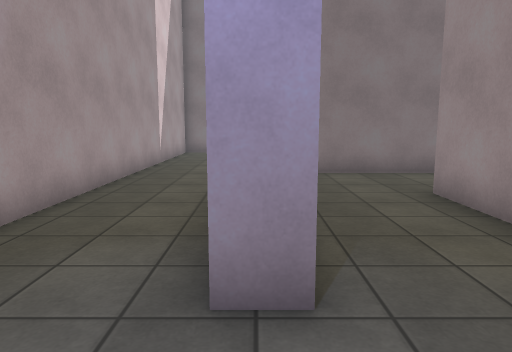
View 1 (above)

24 first-person views from a walk through a 3-D level made in the Unity game engine. The camera is 1.4 m above the floor, tilts 8° down and sees 70° across. The floor is counted in squares, 1 m on a side. Each view is taken from the middle of a square. On the plan, view 1 faces up. The plan holds only what a view shows up to about 16 squares ahead; the rest is blank. The place goes on beyond the plan. The player is left out. Some surface patterns are stand-ins.

View 2
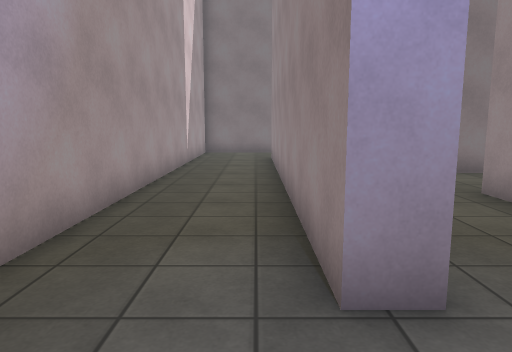

View 3
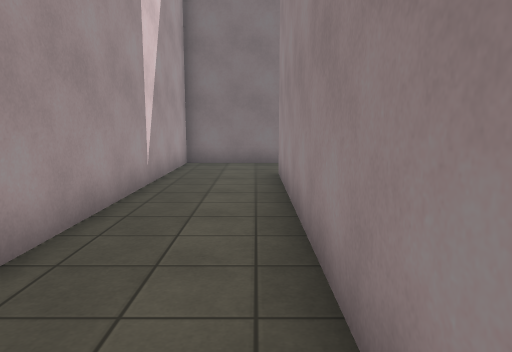

View 4
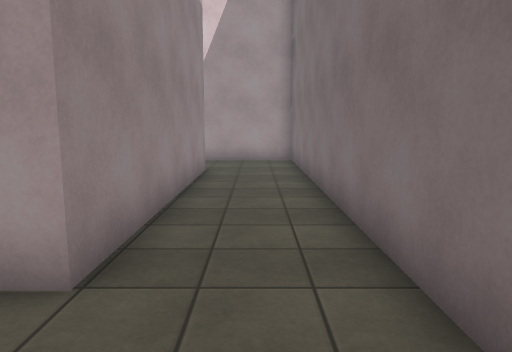

View 5
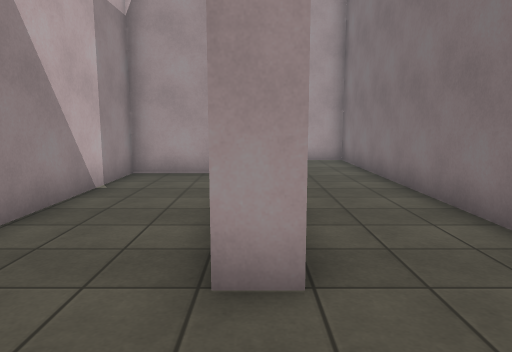

View 6
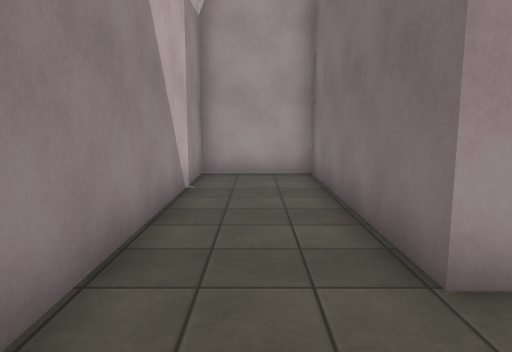

View 7
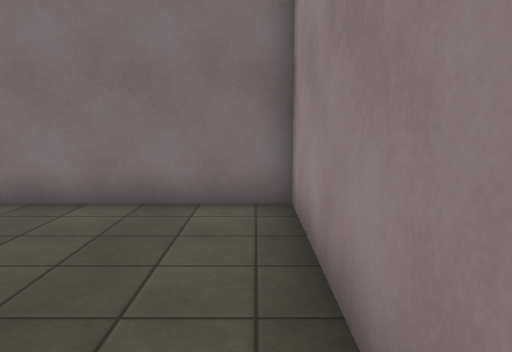

View 8
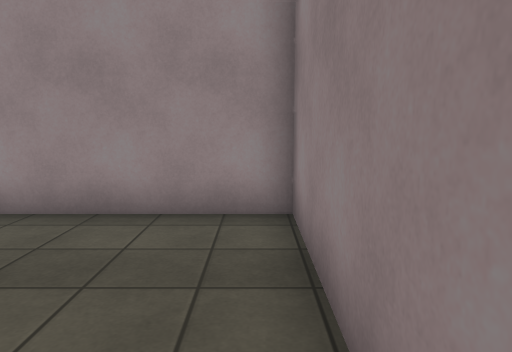

View 9
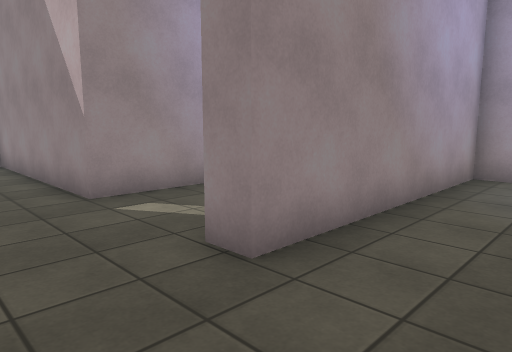

View 10
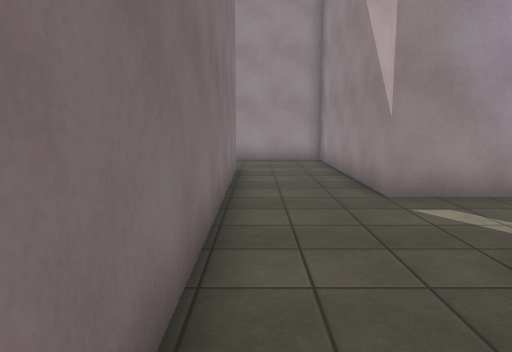

View 11
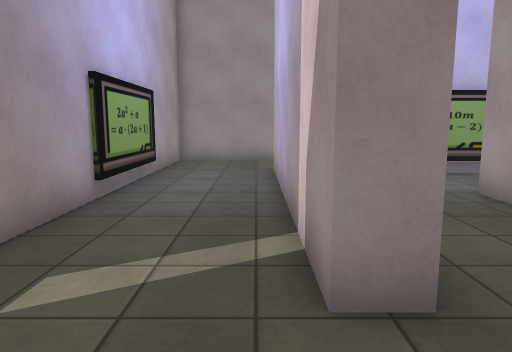

View 12
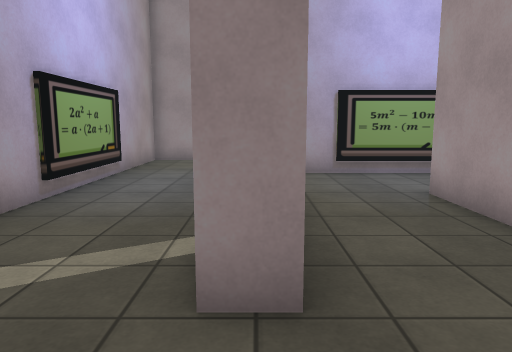

View 13
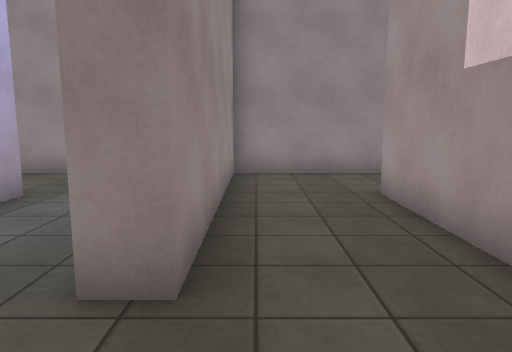

View 14
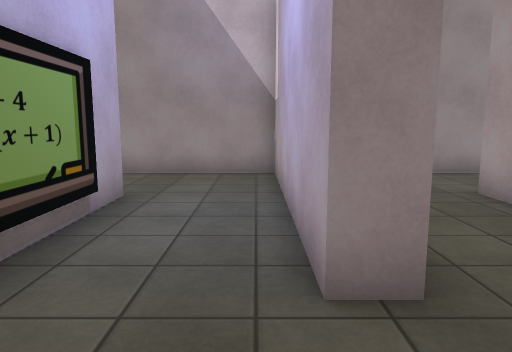

View 15
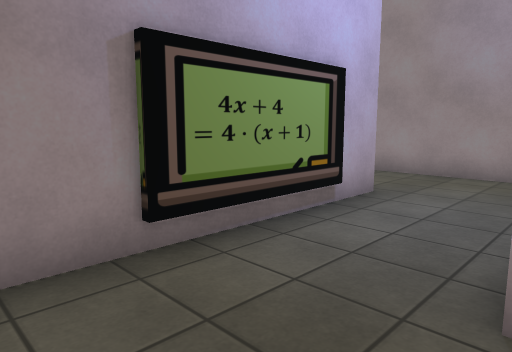

View 16
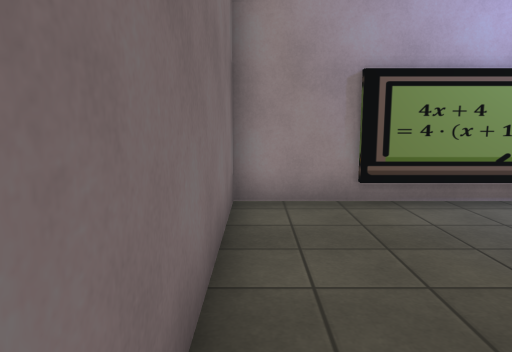

View 17
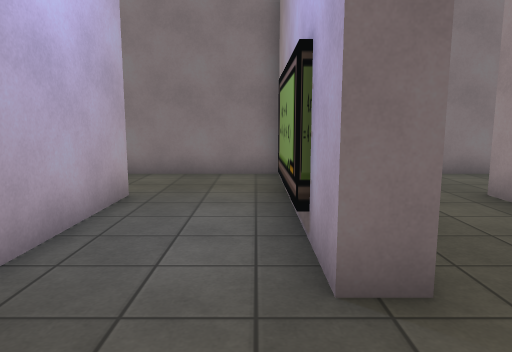

View 18
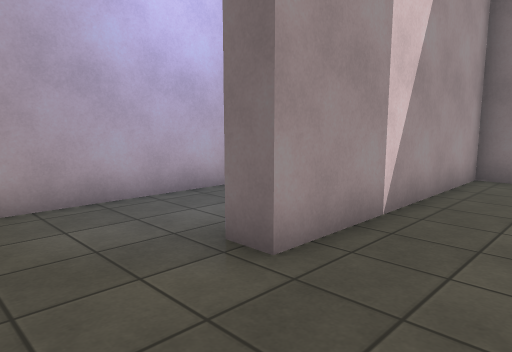

View 19
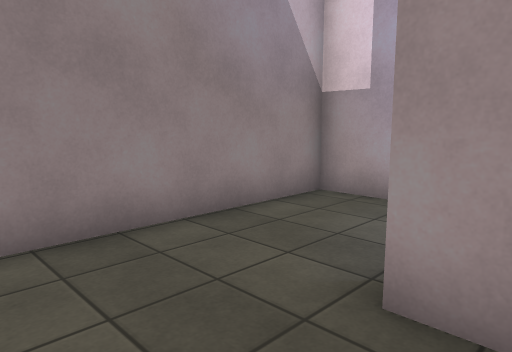

View 20
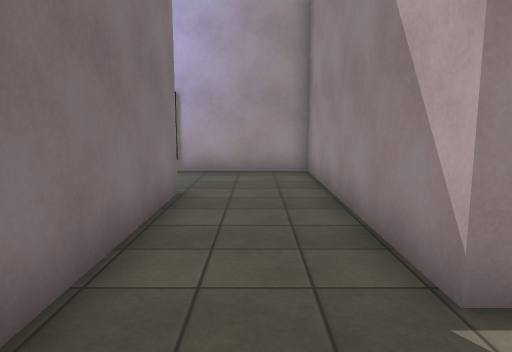

View 21
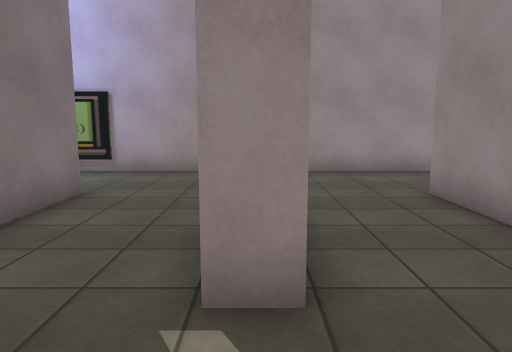

View 22
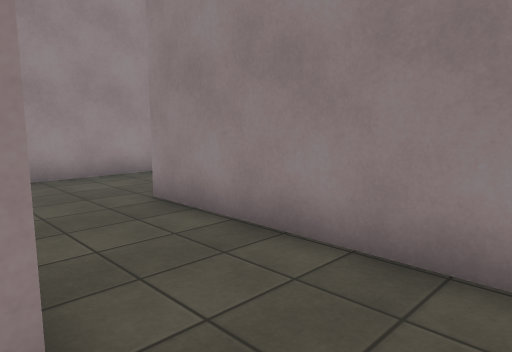

View 23
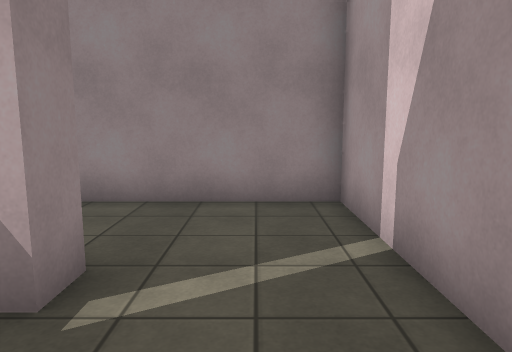

View 24
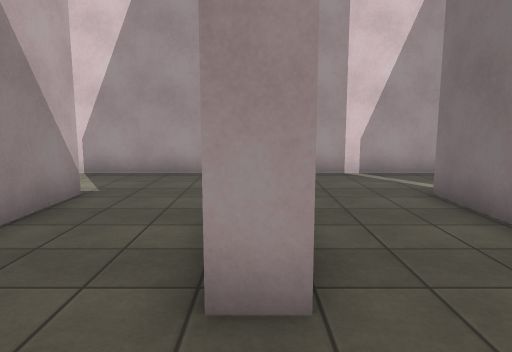

### Floor plan
Points are (right, up) in squares from view 1. A wall is a line through its corners. A room is listed if a view was taken in it or the views show most of it. See-through windows are left out.
Room 1 (views 1, 2, 3, 4, 5, 6, 7, 8, 9, 10, 11, 12, 13, 14, 15, 16, 17, 18, 19, 20, 21, 22, 23, 24)
walls: (0.4, 5.1) (0.4, 2.6) (-0.4, 2.6) (-0.4, 15.4) (8, 15.4) (8, 14.6) (0.4, 14.6) (0.4, 11.4) (11.6, 11.4) (11.6, 18.4) (-3.6, 18.4) (-3.6, 3.5); (-1.6, -0.5) (3.6, -0.5) (3.6, 7.4) (4.4, 7.4) (4.4, -1.4) (-0.9, -1.4); (2, -5.4) (-0.4, -5.4) (-0.4, -4.6) (8, -4.6) (8, 7.4) (15.6, 7.4) (15.6, 15.2) (16.4, 15.2) (16.4, 7.4) (22.4, 7.4); (-3.6, -3.8) (-3.6, -8.6) (4.4, -8.6) (4.4, -9.5); (12.4, 14.5) (12.4, 10.6) (1.8, 10.6); (8, -10.6) (8, -6.5); (-3.6, -10.5) (-3.6, -14.2); (-0.4, -12.6) (2.1, -12.6); (21.2, 18.4) (20.4, 18.4) (20.4, 10.8) (19.6, 10.8) (19.6, 18.4) (13.5, 18.4)

Positions as (right, up) in squares from view 1, and headings:
1: (0, 0), facing up
2: (-1, 0), facing up
3: (-1, 5), facing up
4: (11, 17), facing left
5: (11, 15), facing left
6: (11, 13), facing left
7: (11, 12), facing up
8: (6, 12), facing right
9: (1, 10), facing down-right
10: (1, 10), facing right
11: (5, 10), facing down
12: (4, 10), facing down
13: (15, 18), facing down
14: (17, 18), facing down
15: (16, 18), facing down-right
16: (13, 18), facing right
17: (19, 8), facing up
18: (23, 8), facing up-left
19: (23, 12), facing down-left
20: (-3, -3), facing right
21: (-3, -5), facing right
22: (-2, -5), facing down-right
23: (-2, -2), facing down
24: (7, -9), facing left
